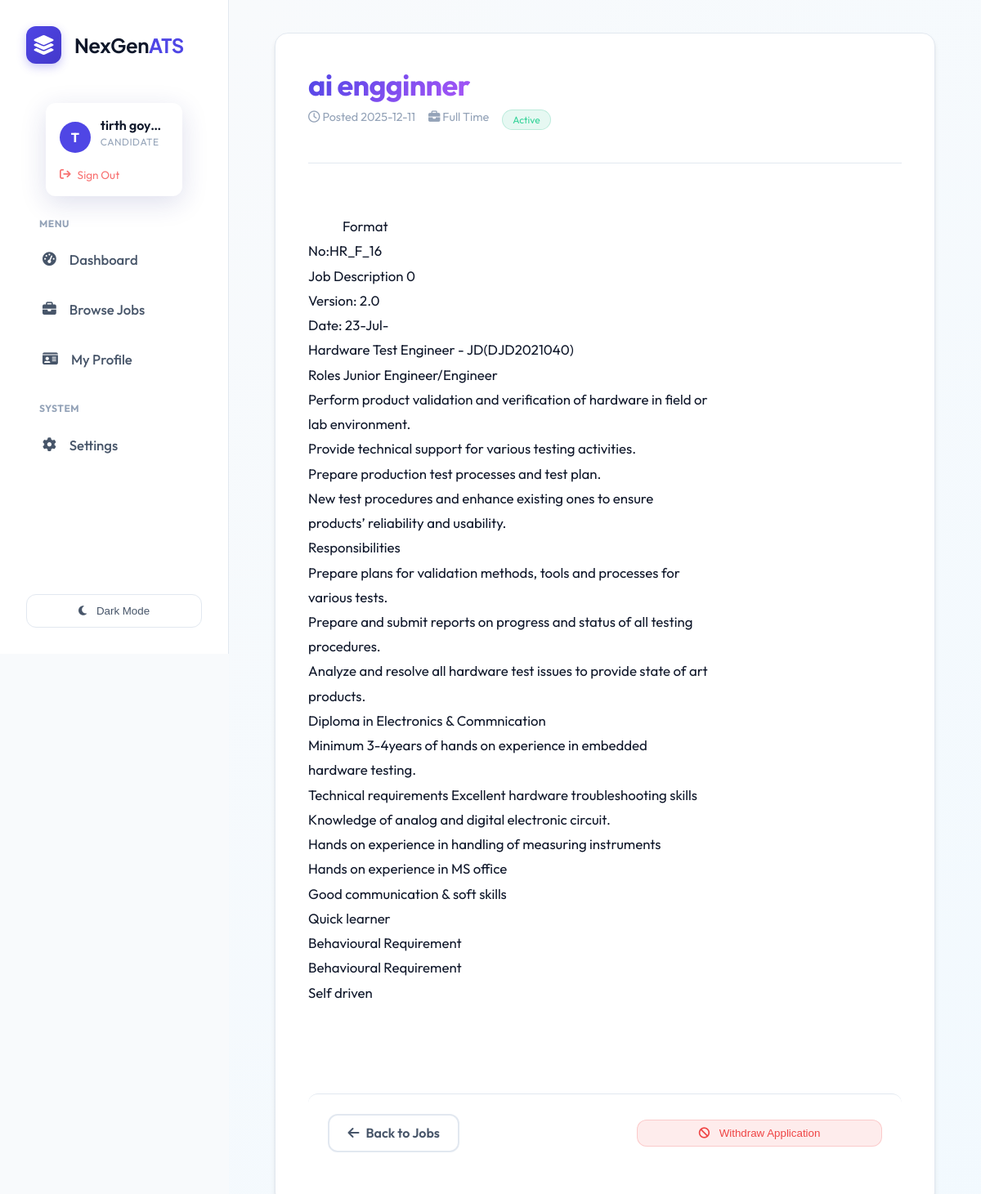
The page /jobs/22/view (signed in) on the database its author committed.
### tables this page shows
CREATE TABLE users (
                    id INTEGER PRIMARY KEY AUTOINCREMENT,
                    name TEXT NOT NULL,
                    email TEXT UNIQUE NOT NULL,
                    password_hash TEXT NOT NULL,
                    role TEXT DEFAULT 'candidate', -- recruiter, candidate, admin
                    created_at TIMESTAMP DEFAULT CURRENT_TIMESTAMP
                , resume_path TEXT, skills TEXT, experience TEXT, education TEXT, profile_summary TEXT, full_text TEXT);

CREATE TABLE jobs (
                    id INTEGER PRIMARY KEY AUTOINCREMENT,
                    title TEXT NOT NULL,
                    description TEXT,
                    created_at TIMESTAMP DEFAULT CURRENT_TIMESTAMP,
                    status TEXT DEFAULT 'Open'
                );

### routes/core.py (the view)
@bp.route('/jobs/<int:job_id>/view')
def view_job(job_id):
    conn = database.get_db_connection()
    job = conn.execute('SELECT * FROM jobs WHERE id = ?', (job_id,)).fetchone()
    if not job:
        conn.close()
        return "Job not found", 404
    is_applied = False
    if current_user.is_authenticated and current_user.role == 'candidate':
        exists = conn.execute('SELECT id FROM candidates WHERE user_id = ? AND job_id = ?',
                             (current_user.id, job_id)).fetchone()
        if exists:
            is_applied = True
    conn.close()
    return render_template('public_job_detail.html', job=job, is_applied=is_applied)

### app.py (called while the page is built)
@login_manager.user_loader
def load_user(user_id):
    return User.get(user_id)

### database.py (called while the page is built)
def get_db_connection():
    db_url = os.getenv('DATABASE_URL')
    if db_url:
        import psycopg2
        from psycopg2.extras import RealDictCursor
        conn = psycopg2.connect(db_url, cursor_factory=RealDictCursor)
        return conn
    else:
        conn = sqlite3.connect(DB_NAME)
        conn.row_factory = sqlite3.Row
        return conn

    @staticmethod
    def get(user_id):
        conn = get_db_connection()
        user = conn.execute('SELECT * FROM users WHERE id = ?', (user_id,)).fetchone()
        conn.close()
        if not user: return None
        return User(user['id'], user['name'], user['email'], user['role'], user['password_hash'],
                   user['resume_path'], user['skills'], user['experience'], user['education'], user['profile_summary'])

### templates/public_job_detail.html (shortened to what this page needs)
{% extends 'layout.html' %}
{% block content %}
<div style="max-width: 900px; margin: 0 auto;">
    <div class="glass-card" style="padding: 2.5rem; margin-bottom: 2rem;">
        <div style="margin-bottom: 2rem; border-bottom: 1px solid var(--border); padding-bottom: 1.5rem;">
            <div style="display: flex; justify-content: space-between; align-items: start; margin-bottom: 1rem;">
                <div>
                    <h1 class="text-gradient" style="margin-bottom: 0.5rem;">{{ job.title }}</h1>
                    <div style="display: flex; gap: 1rem; color: var(--text-muted); font-size: 0.9rem;">
                        <span><i class="fa-regular fa-clock"></i> Posted {{ job.created_at[:10] }}</span>
                        <span><i class="fa-solid fa-briefcase"></i> Full Time</span>
                        <span class="badge-active">Active</span>
                    </div>
                </div>
            </div>
        </div>
        <div
            style="line-height: 1.8; color: var(--text-primary); font-size: 1.05rem; white-space: pre-wrap; margin-bottom: 3rem;">
            {{ job.description }}
        </div>
        <div class="job-actions-sticky"
            style="background: var(--bg-card); padding: 1.5rem; border-top: 1px solid var(--border); display: flex; justify-content: space-between; align-items: center; border-radius: var(--radius);">
            <div>
                <a href="{{ url_for('core.job_board') }}" class="btn-secondary">
                    <i class="fa-solid fa-arrow-left"></i> Back to Jobs
                </a>
            </div>
            <div style="width: 300px;">
                {% if current_user.is_authenticated and current_user.role == 'candidate' and current_user.resume_path %}
                {% if is_applied %}
                <form action="{{ url_for('core.withdraw_application', job_id=job.id) }}" method="POST" class="w-100"
                    onsubmit="return confirm('Are you sure you want to withdraw your application?');">
                    <button type="submit" class="btn-danger w-100 justify-center">
                        <i class="fa-solid fa-ban" style="margin-right: 0.5rem;"></i> Withdraw Application
                    </button>
                </form>
                {% endif %}
                {% elif current_user.is_authenticated and current_user.role == 'candidate' %}
                <a href="/profile" class="btn-secondary w-100 justify-center">
                    <i class="fa-solid fa-upload" style="margin-right: 0.5rem;"></i> Upload Resume to Apply
                </a>
                {% elif not current_user.is_authenticated %}
                <a href="{{ url_for('auth.login') }}" class="btn-primary w-100 justify-center">
                    Login to Apply
                </a>
                {% endif %}
            </div>
        </div>
    </div>
</div>
{% endblock %}

### templates/layout.html (shortened to what this page needs)
<!DOCTYPE html>
<html lang="en">
<head>
    <link rel="stylesheet" href="https://cdnjs.cloudflare.com/ajax/libs/font-awesome/6.4.0/css/all.min.css">
    <link rel="stylesheet" href="/static/style.css">
</head>
<body>
    <div class="app-container">
        <aside class="sidebar">
            <div class="brand">
                <div class="brand-logo-container"
                    style="background: linear-gradient(135deg, var(--primary), var(--primary-hover)); padding: 8px; border-radius: 12px; box-shadow: 0 4px 12px rgba(79, 70, 229, 0.3);">
                    <i class="fa-solid fa-layer-group" style="color: white; font-size: 1.5rem;"></i>
                </div>
                <span style="font-family: 'Plus Jakarta Sans', sans-serif; letter-spacing: -0.5px;">NexGen<span
                        style="color: var(--primary);">ATS</span></span>
            </div>
            <div class="user-profile-widget">
                {% if current_user.is_authenticated %}
                <div class="user-card glass-effect"
                    style="border: 1px solid rgba(255,255,255,0.1); background: rgba(255,255,255,0.03);">
                    <div style="display: flex; align-items: center; gap: 0.75rem; margin-bottom: 0.75rem;">
                        <div
                            style="width: 38px; height: 38px; background: var(--primary); border-radius: 50%; display: flex; align-items: center; justify-content: center; color: white; font-weight: 700;">
                            {{ current_user.name[0] | upper }}
                        </div>
                        <div style="overflow: hidden;">
                            <div class="user-card-name"
                                style="white-space: nowrap; overflow: hidden; text-overflow: ellipsis;">{{
                                current_user.name }}</div>
                            <div class="user-card-role">{{ current_user.role }}</div>
                        </div>
                    </div>
                    <form action="{{ url_for('auth.logout') }}" method="GET">
                        <button type="submit" class="user-card-logout"
                            style="background: none; border: none; cursor: pointer; padding: 0; width: auto; font-family: inherit;">
                            <i class="fa-solid fa-arrow-right-from-bracket"></i> Sign Out
                        </button>
                    </form>
                </div>
                {% endif %}
            </div>
            <nav style="flex: 1; overflow-y: auto; padding-right: 0.5rem;">
                <p
                    style="font-size: 0.75rem; text-transform: uppercase; color: var(--text-muted); font-weight: 700; margin: 0 0 0.5rem 1rem; letter-spacing: 0.5px;">
                    Menu</p>
                <a href="/" class="nav-item {% if request.path == '/' %}active{% endif %}">
                    <i class="fa-solid fa-gauge-high"></i>
                    <span>Dashboard</span>
                </a>
                {% if current_user.is_authenticated and current_user.role == 'candidate' %}
                <a href="/jobs" class="nav-item {% if request.path == '/jobs' %}active{% endif %}">
                    <i class="fa-solid fa-briefcase"></i>
                    <span>Browse Jobs</span>
                </a>
                <a href="/profile" class="nav-item {% if request.path == '/profile' %}active{% endif %}">
                    <i class="fa-solid fa-id-card"></i>
                    <span>My Profile</span>
                </a>
                {% endif %}
                <p
                    style="font-size: 0.75rem; text-transform: uppercase; color: var(--text-muted); font-weight: 700; margin: 1.5rem 0 0.5rem 1rem; letter-spacing: 0.5px;">
                    System</p>
                <a href="/settings" class="nav-item {% if request.path == '/settings' %}active{% endif %}">
                    <i class="fa-solid fa-gear"></i>
                    <span>Settings</span>
                </a>
            </nav>
            <button id="theme-toggle" class="theme-toggle-btn">
                <i class="fa-solid fa-moon"></i>
                <span>Switch Theme</span>
            </button>
        </aside>
        <main class="main-content">
            {% block content %}{% endblock %}
        </main>
    </div>
</body>
</html>

### rows shown on the page
users: name "T", name "tirth goyani", role "CANDIDATE"
jobs: title "ai engginner", created_at "2025-12-11", description "Format No:HR_F_16 Job Description 0 Version: 2.0 Date: 23-Jul- Hardware Test Engineer - JD(DJD2021040) Roles Junior Engineer/Engineer Perform product validation and verification of hardware in field or lab environment. Provide technical support for various testing activities. Prepare production test processes and test plan. New test procedures and enhance existing ones to ensure products’ reliability and usability. Responsibilities Prepare plans for validation methods, tools and processes for various tests. Prepare and submit reports on progress and status of all testing procedures. Analyze and resolve all hardware test issues to provide state of art products. Diploma in Electronics &…"
